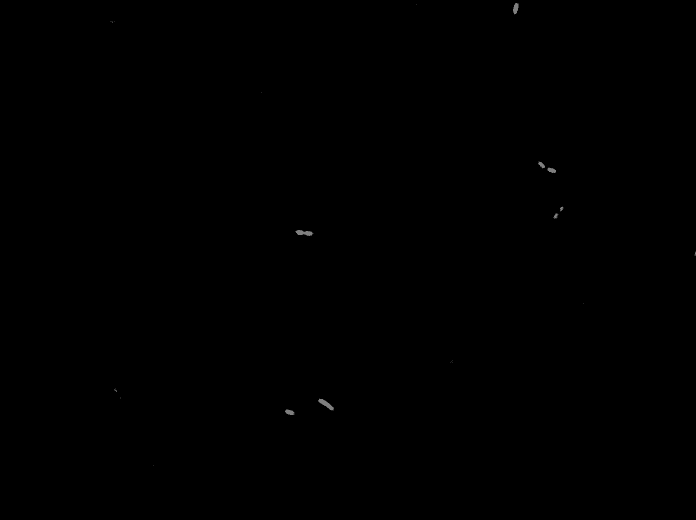
#> input picture Computer_Vision_Exercises_9_Case_Study/9CaseStudy/imgs/data/noLac_FITC_0000.tif, 1392 x 1040 px, given in place of noLac_phase_0004.tif, which was not available (shown at 1/2 size); the run also reads 2 pictures not shown here
$ jupyter execute --allow-errors 9casestudy.ipynb   (shell and % lines are left out)   (text cells are left out)
#> lines starting #> are read from the running program, lines starting #| are printed output that depends on the picture; after the words box and inside, x2 and y2 are one past the last pixel; in counts of white or black regions, pixels touching at a corner belong together; pictures that were not available may be replaced by others from this repository, and a replacement may not be noted
[cell 1]
import numpy as np

# Our image processing tools
import skimage.filters
import skimage.io
import skimage.morphology
import skimage.exposure
import skimage.segmentation

import matplotlib.pyplot as plt

[cell 2]
# Load the images
im_phase = skimage.io.imread('imgs/data/noLac_phase_0004.tif')
#> im_phase is the input picture: shape (1040, 1392) uint16; min 97, max 600, mean 105.7
im_fl = skimage.io.imread('imgs/data/noLac_FITC_0004.tif')
#> im_fl: shape (1040, 1392) uint16; min 97, max 449, mean 104.5

# Display side-by-side
plt.subplot(1,2,1)
plt.imshow(im_phase,cmap=plt.cm.viridis)
plt.subplot(1,2,2)
plt.imshow(im_fl,cmap=plt.cm.viridis)
plt.show()
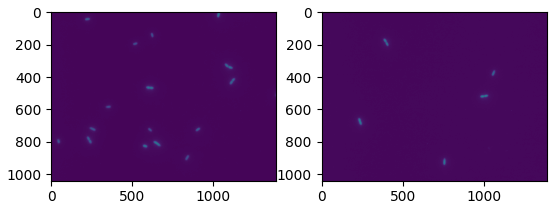
#> figure drawn by matplotlib, 2 panels

[cell 3]
# Structuring element
selem = skimage.morphology.square(3)

# Perform median filter
im_phase_filt = skimage.filters.median(im_phase, selem)
im_fl_filt = skimage.filters.median(im_fl, selem)

plt.subplot(1,2,1)
plt.imshow(im_phase_filt,cmap=plt.cm.viridis)
plt.subplot(1,2,2)
plt.imshow(im_fl_filt,cmap=plt.cm.viridis)
plt.show()

[cell 4]
# Apply a gaussian blur with a 50 pixel radius.
im_phase_gauss = skimage.filters.gaussian(im_phase_filt, 50.0)
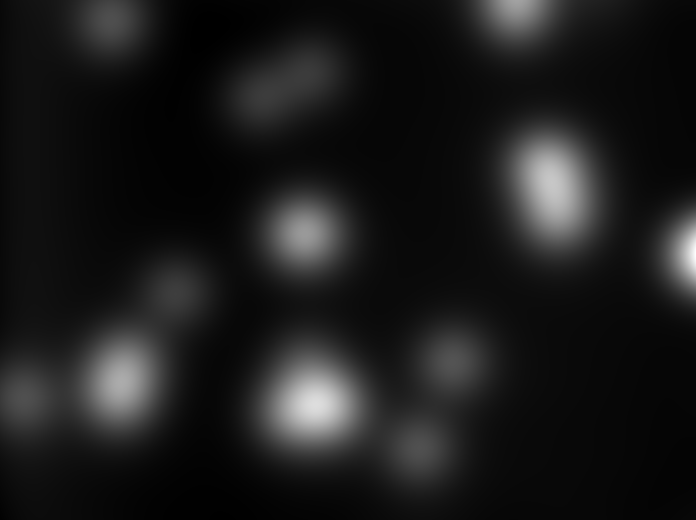
#> im_phase_gauss: shape (1040, 1392) float64 (shown at 1/2 size); min 0.00158, max 0.00185, mean 0.00161; drawn with min black and max white

# Convert the median-filtered phase image to a float64
im_phase_float = skimage.img_as_float(im_phase_filt)

# Subtract our gaussian blurred image from the original.
im_phase_sub = im_phase_float - im_phase_gauss

plt.subplot(1,2,1)
plt.imshow(im_phase_filt,cmap=plt.cm.viridis)
plt.subplot(1,2,2)
plt.imshow(im_phase_sub,cmap=plt.cm.viridis)
plt.show()

[cell 5]
# Indices of subimage
slc = np.s_[0:450, 50:500]
plt.imshow(im_phase_sub[slc], cmap=plt.cm.gray)
plt.show()
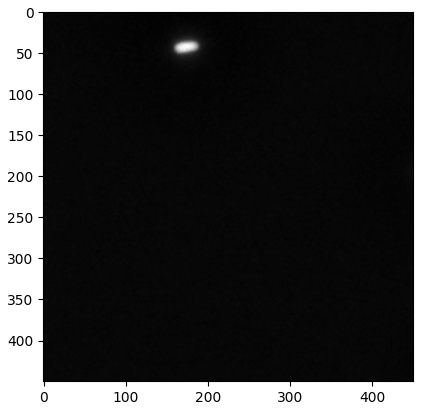
#> figure drawn by matplotlib, 1 panel

[cell 6]
# Denoising the image
im_phase_tv = skimage.restoration.denoise_tv_chambolle(im_phase_sub, weight=0.005)
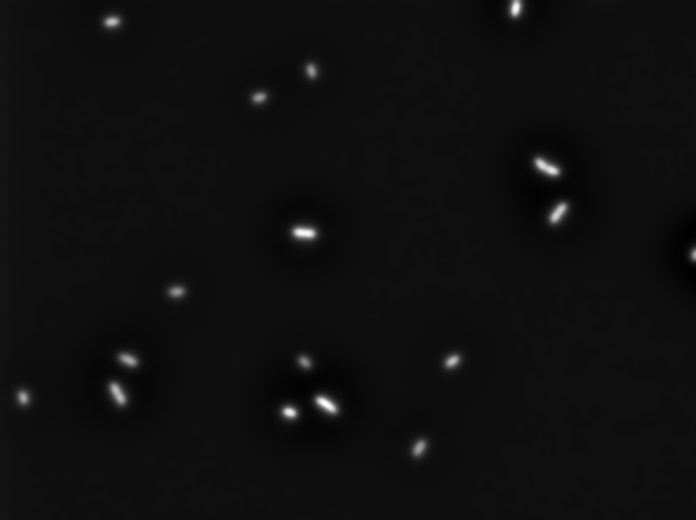
#> im_phase_tv: shape (1040, 1392) float64 (shown at 1/2 size); min -0.000128, max 0.0019, mean 9.6e-09; drawn with min black and max white
slc = np.s_[0:450, 50:500]
plt.imshow(im_phase_tv[slc], cmap=plt.cm.gray)
plt.show()

[cell 7]
# Compute Otsu threshold value for median filtered image
thresh_otsu = skimage.filters.threshold_otsu(im_phase_tv)
#> thresh_otsu = 0.000453

# Construct thresholded image
im_bw = im_phase_tv < thresh_otsu
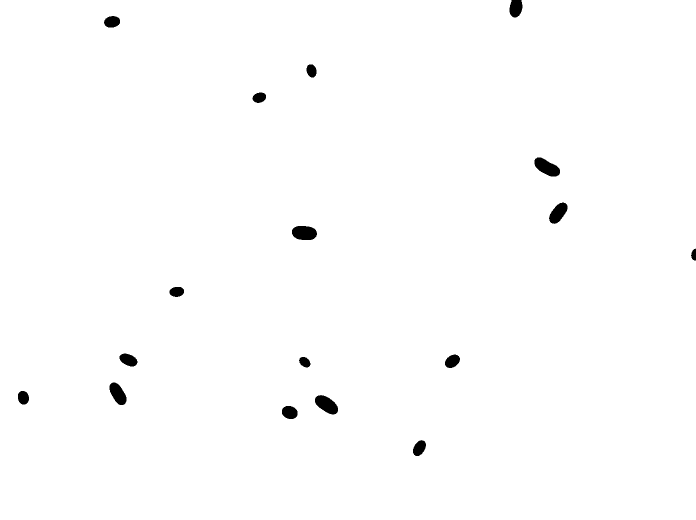
#> im_bw: shape (1040, 1392) bool (shown at 1/2 size); 99.2% white; 17 black regions, largest, box (x1, y1, x2, y2) and area: (1069, 315, 1120, 353) 1210, (584, 452, 634, 480) 1164, (630, 790, 676, 829) 1145

plt.subplot(1,2,1)
plt.imshow(im_phase_tv,cmap=plt.cm.viridis)
plt.subplot(1,2,2)
plt.imshow(im_bw,cmap=plt.cm.viridis)
plt.show()

[cell 8]
# Clear border with 5 pixel buffer
im_bw = skimage.segmentation.clear_border(im_bw, buffer_size=5)
#> im_bw: shape (1040, 1392) bool; every value is 0

# Label binary image; background kwarg says value in im_bw to be background
im_labeled, n_labels = skimage.measure.label(im_bw, background=0, return_num=True)
#> im_labeled: shape (1040, 1392) int32; every value is 0
#> n_labels = 0

# Extract region props
im_props = skimage.measure.regionprops(im_labeled, intensity_image=im_fl_filt)
#> im_props = []

# Make a filtered black and white image
im_bw_filt = im_labeled > 0

# Define cutoff size
cutoff = 150

# Loop through image properties and delete small objects
n_regions = 0
for prop in im_props:
    if prop.area < cutoff:
        im_bw_filt[im_labeled==prop.label] = 0
    else:
        n_regions += 1
#> this loop made 0 passes
#> after the loop, n_regions = 0

plt.imshow(im_bw_filt, cmap=plt.cm.rainbow)
plt.show()

# Show number of regions
print('Number of individual regions = ', n_regions)
#| Number of individual regions =  0

[cell 9]
def mysegmentation(im, image_mode='phase'):

    # Apply a median filter to remove hot pixels.


    # Perform gaussian subtraction
    im_sub = bg_subtract(im_filt)

    # Determine the thresholding method.


    # Determine the image mode and apply threshold.


    # Label the objects.


    # Apply the area and eccentricity bounds.
    im_filt = area_ecc_filter(im_label)

    # Remove objects touching the border.


    # Relabel the image.


    return im_label

def bg_subtract(im):

    # Apply the gaussian filter.

    # Ensure the original image is a float

    # Subtract


    return  im_sub


def area_ecc_filter(im):

    # Extract the region props of the objects.

    # Extract the areas and labels.

    # Make an empty image to add the approved cells.


    # Threshold the objects based on area and eccentricity
    area_bounds=(0,1e7)
    ecc_bounds=(0, 1)

    # Relabel the image.

    return im_filt

def count_cells(seg):
    # Extract region props


    # Make a filtered black and white image


    # Define cutoff size


    # Loop through image properties and delete small objects

    return n_regions

[cell 10]
ip_dist = 0.0636  # in units of µm per pixel.
area_bounds = (1/ip_dist**2, 10.0/ip_dist**2)
ecc_bounds = (0.8, 1.0)  # they are certainly not spheres.

ecoli = skimage.io.imread('imgs/data/noLac_phase_0004.tif')
bsub_phase = skimage.io.imread('imgs/bsub_100x_phase.tif')
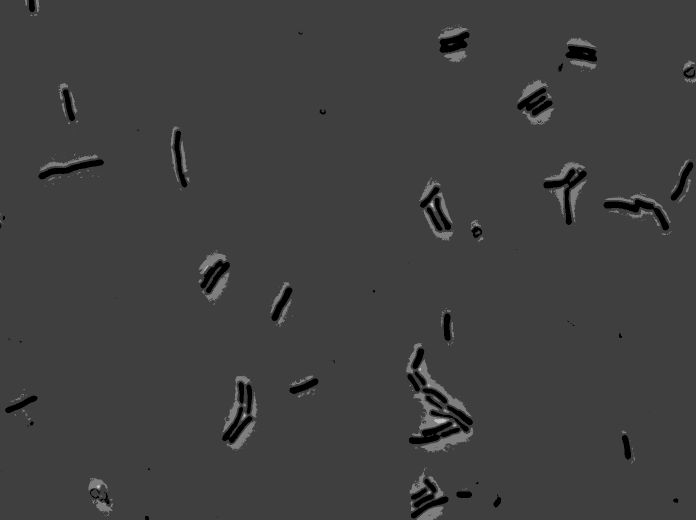
#> input picture Computer_Vision_Exercises_9_Case_Study/9CaseStudy/imgs/bsub_100x_phase.tif, 1392 x 1040 px (shown at 1/2 size)
#> bsub_phase is the input picture: shape (1040, 1392) uint16; min 141, max 1043, mean 386
bsub_fluo = skimage.io.imread('imgs/bsub_100x_cfp.tif')
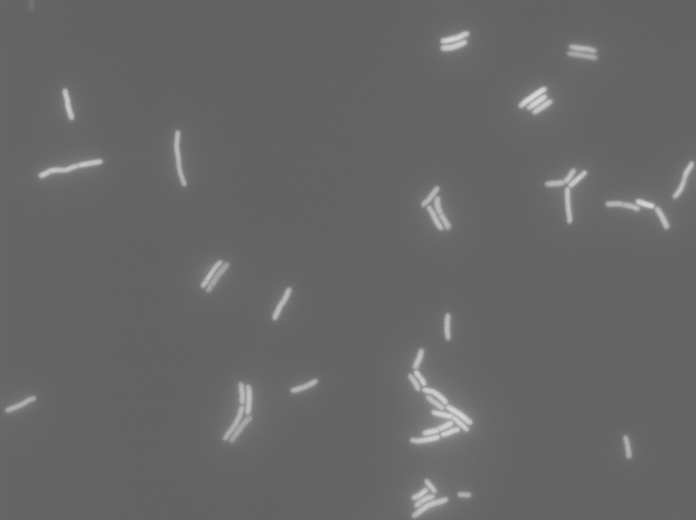
#> bsub_fluo: shape (1040, 1392) uint16 (shown at 1/2 size); min 93, max 226, mean 102.8

# Pass all images through our function.
#> (the rest of this cell did not finish here and is left out)

bsub_phase_seg = mysegmentation(bsub_phase, image_mode='phase')
bsub_fluo_seg = mysegmentation(bsub_fluo, image_mode='fluorescence')
